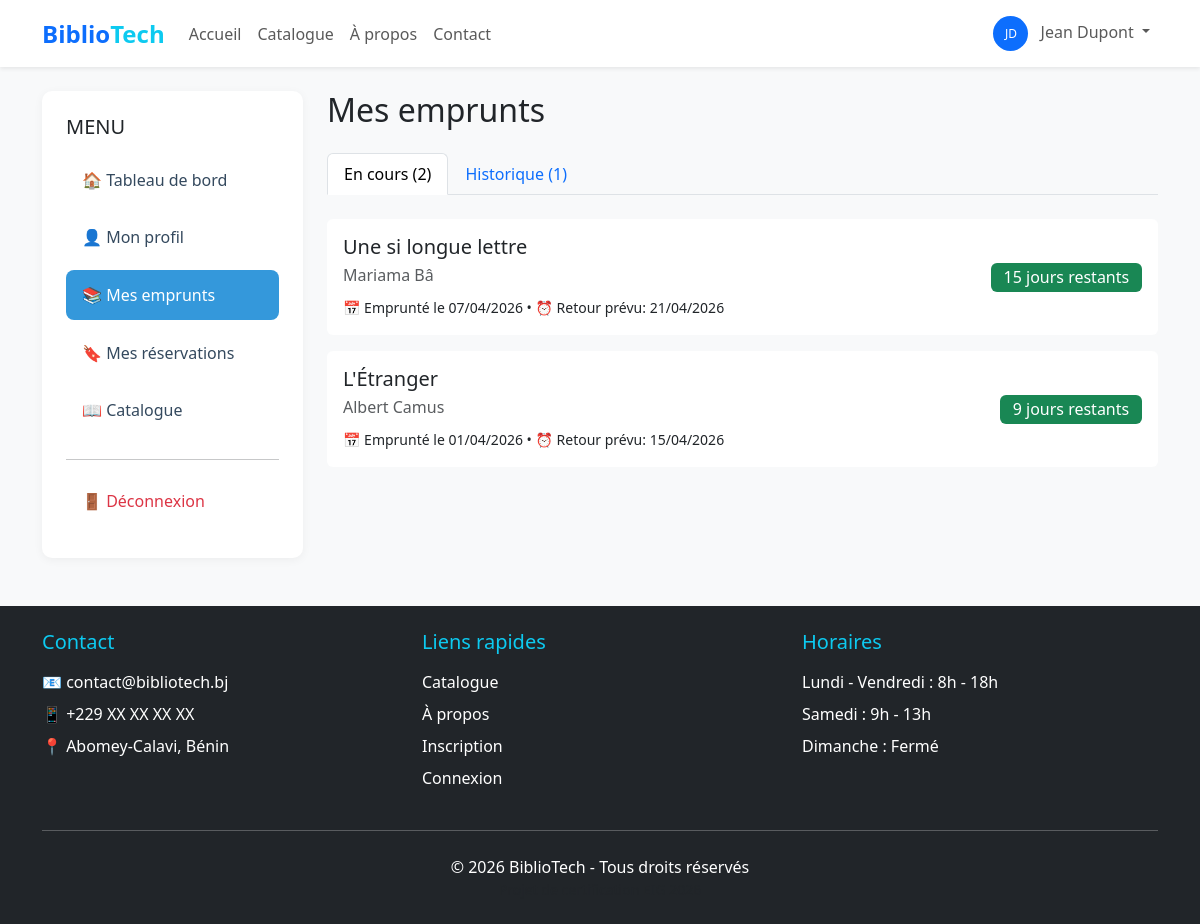
Screenshot of /frontend/membre/emprunts.php (signed in) with the database file from the repository.
### tables this page shows
CREATE TABLE emprunts (
    id INT PRIMARY KEY AUTO_INCREMENT,
    utilisateur_id INT NOT NULL,
    livre_id INT NOT NULL,
    date_emprunt DATE NOT NULL DEFAULT (CURRENT_DATE),
    date_retour_prevue DATE NOT NULL,
    date_retour_effective DATE,
    statut ENUM('en_cours', 'retourne', 'en_retard') DEFAULT 'en_cours',
    enregistre_par INT,  
    created_at TIMESTAMP DEFAULT CURRENT_TIMESTAMP,
    updated_at TIMESTAMP DEFAULT CURRENT_TIMESTAMP ON UPDATE CURRENT_TIMESTAMP,
    FOREIGN KEY (utilisateur_id) REFERENCES utilisateurs(id) ON DELETE CASCADE,
    FOREIGN KEY (livre_id) REFERENCES livres(id) ON DELETE CASCADE,
    FOREIGN KEY (enregistre_par) REFERENCES utilisateurs(id) ON DELETE SET NULL,
    INDEX idx_utilisateur (utilisateur_id),
    INDEX idx_livre (livre_id),
    INDEX idx_statut (statut),
    INDEX idx_dates (date_emprunt, date_retour_prevue)
);

CREATE TABLE livres (
    id INT PRIMARY KEY AUTO_INCREMENT,
    titre VARCHAR(255) NOT NULL,
    auteur VARCHAR(150) NOT NULL,
    isbn VARCHAR(20) UNIQUE,
    categorie_id INT NOT NULL,
    description TEXT,
    image_couverture VARCHAR(255),
    nombre_exemplaires INT DEFAULT 1,
    exemplaires_disponibles INT DEFAULT 1,
    date_ajout DATE DEFAULT (CURRENT_DATE),
    created_at TIMESTAMP DEFAULT CURRENT_TIMESTAMP,
    updated_at TIMESTAMP DEFAULT CURRENT_TIMESTAMP ON UPDATE CURRENT_TIMESTAMP,
    FOREIGN KEY (categorie_id) REFERENCES categories(id) ON DELETE RESTRICT,
    INDEX idx_titre (titre),
    INDEX idx_auteur (auteur),
    INDEX idx_isbn (isbn),
    INDEX idx_categorie (categorie_id)
);

### backend/init.php (called while the page is built, shortened)
<?php
function estConnecte() {
    return isset($_SESSION['user']) && !empty($_SESSION['user']);
}
function getUtilisateurConnecte() {
    return estConnecte() ? $_SESSION['user'] : null;
}
function formaterDate($date, $format = 'd/m/Y') {
    return date($format, strtotime($date));
}
?>

### backend/models/Emprunt.php (called while the page is built, shortened)
<?php
class Emprunt {
    private $conn;
    private $table = 'emprunts';
    public function __construct($db) {
        $this->conn = $db;
    }
    public function getParUtilisateur($user_id, $statut = null) {
        $query = "SELECT
                    e.id, e.date_emprunt, e.date_retour_prevue, e.date_retour_effective, e.statut,
                    DATEDIFF(e.date_retour_prevue, CURDATE()) as jours_restants,
                    l.id as livre_id, l.titre, l.auteur, l.image_couverture,
                    c.nom as categorie
                  FROM " . $this->table . " e
                  JOIN livres l ON e.livre_id = l.id
                  LEFT JOIN categories c ON l.categorie_id = c.id
                  WHERE e.utilisateur_id = :user_id";
        if ($statut) {
            $query .= " AND e.statut = :statut";
        }
        $query .= " ORDER BY e.date_emprunt DESC";
        $stmt = $this->conn->prepare($query);
        $stmt->bindParam(':user_id', $user_id);
        if ($statut) {
            $stmt->bindParam(':statut', $statut);
        }
        $stmt->execute();
        return $stmt->fetchAll(PDO::FETCH_ASSOC);
    }
}
?>

### frontend/membre/emprunts.php (the view, shortened to what this page needs)
<?php
require_once '../../backend/init.php';
require_once '../../backend/config/database.php';
require_once '../../backend/models/Emprunt.php';
$user = getUtilisateurConnecte();
$database = new Database();
$db = $database->getConnection();
$emprunt = new Emprunt($db);
$emprunt->updateEmpruntsRetard();
$emprunts_en_cours = $emprunt->getParUtilisateur($user['id'], 'en_cours');
$emprunts_en_retard = $emprunt->getParUtilisateur($user['id'], 'en_retard');
$emprunts_actifs = array_merge($emprunts_en_cours, $emprunts_en_retard);
$emprunts_historique = $emprunt->getParUtilisateur($user['id'], 'retourne');
?>
<!DOCTYPE html>
<html lang="fr">
<head>
    <link href="https://cdn.jsdelivr.net/npm/bootstrap@5.3.0/dist/css/bootstrap.min.css" rel="stylesheet">
    <link rel="stylesheet" href="../assets/css/style.css">
</head>
<body class="bg-light">
    <?php include '../includes/header.php'; ?>
    <div class="container my-4">
        <div class="row">
            <div class="col-md-3">
                <div class="sidebar">
                    <h5 class="mb-3">MENU</h5>
                    <nav class="nav flex-column">
                        <a class="nav-link" href="dashboard.php">🏠 Tableau de bord</a>
                        <a class="nav-link" href="profil.php">👤 Mon profil</a>
                        <a class="nav-link active" href="emprunts.php">📚 Mes emprunts</a>
                        <a class="nav-link" href="reservations.php">🔖 Mes réservations</a>
                        <a class="nav-link" href="../catalogue.php">📖 Catalogue</a>
                        <hr>
                        <a class="nav-link text-danger" href="../deconnexion.php">🚪 Déconnexion</a>
                    </nav>
                </div>
            </div>
            <div class="col-md-9">
                <h2 class="mb-4">Mes emprunts</h2>
                <ul class="nav nav-tabs mb-4" role="tablist">
                    <li class="nav-item">
                        <a class="nav-link active" data-bs-toggle="tab" href="#encours">En cours (<?php echo count($emprunts_actifs); ?>)</a>
                    </li>
                    <li class="nav-item">
                        <a class="nav-link" data-bs-toggle="tab" href="#historique">Historique (<?php echo count($emprunts_historique); ?>)</a>
                    </li>
                </ul>
                <div class="tab-content">
                    <div class="tab-pane fade show active" id="encours">
                        <?php if (empty($emprunts_actifs)): ?>
                        <div class="alert alert-info">Aucun emprunt en cours.</div>
                        <?php else: ?>
                        <?php foreach ($emprunts_actifs as $emp): ?>
                        <div class="card mb-3">
                            <div class="card-body">
                                <div class="row align-items-center">
                                    <div class="col-md-8">
                                        <h5 class="mb-1"><?php echo htmlspecialchars($emp['titre']); ?></h5>
                                        <p class="text-muted mb-2"><?php echo htmlspecialchars($emp['auteur']); ?></p>
                                        <small>
                                            📅 Emprunté le <?php echo formaterDate($emp['date_emprunt']); ?> •
                                            ⏰ Retour prévu: <?php echo formaterDate($emp['date_retour_prevue']); ?>
                                        </small>
                                    </div>
                                    <div class="col-md-4 text-end">
                                        <?php
                                        $jours = $emp['jours_restants'];
                                        $badge_class = $jours > 5 ? 'success' : ($jours > 0 ? 'warning' : 'danger');
                                        ?>
                                        <span class="badge bg-<?php echo $badge_class; ?> fs-6">
                                            <?php echo $jours > 0 ? $jours . ' jours restants' : 'EN RETARD'; ?>
                                        </span>
                                    </div>
                                </div>
                            </div>
                        </div>
                        <?php endforeach; ?>
                        <?php endif; ?>
                    </div>
                </div>
            </div>
        </div>
    </div>
    <?php include '../includes/footer.php'; ?>
</body>
</html>

### frontend/assets/css/style.css (style rules this page uses)
:root { --primary: #2C3E50; --secondary: #3498DB; --accent: #E67E22; --success: #27AE60; --danger: #E74C3C; --warning: #F39C12; --info: #3498DB; --light: #ECF0F1; --dark: #34495E; }
body { font-family: 'Segoe UI', Tahoma, Geneva, Verdana, sans-serif; }
.card { transition: transform 0.3s, box-shadow 0.3s; border: none; }
.badge { padding: 0.4rem 0.8rem; font-weight: 500; }
.sidebar { background: white; border-radius: 10px; padding: 1.5rem; box-shadow: 0 2px 10px rgba(0,0,0,0.05); }
.sidebar .nav-link { color: var(--dark); border-radius: 8px; padding: 0.8rem 1rem; margin-bottom: 0.5rem; transition: all 0.3s; }
.sidebar .nav-link.active { background-color: var(--secondary); color: white; }

### rows the page displays
emprunts: livre.titre "Une si longue lettre", livre.auteur "Mariama Bâ", date_emprunt "07/04/2026", date_retour_prevue "21/04/2026", jours "15"
emprunts: livre.titre "L'Étranger", livre.auteur "Albert Camus", date_emprunt "01/04/2026", date_retour_prevue "15/04/2026", jours "9"

### other values shown
substr($user['prenoms'], 0, 1) . substr($user['nom'], 0, 1) "JD"
$user['prenoms'] . ' ' . $user['nom'] "Jean Dupont"
count($emprunts_actifs) "2"
count($emprunts_historique) "1"
